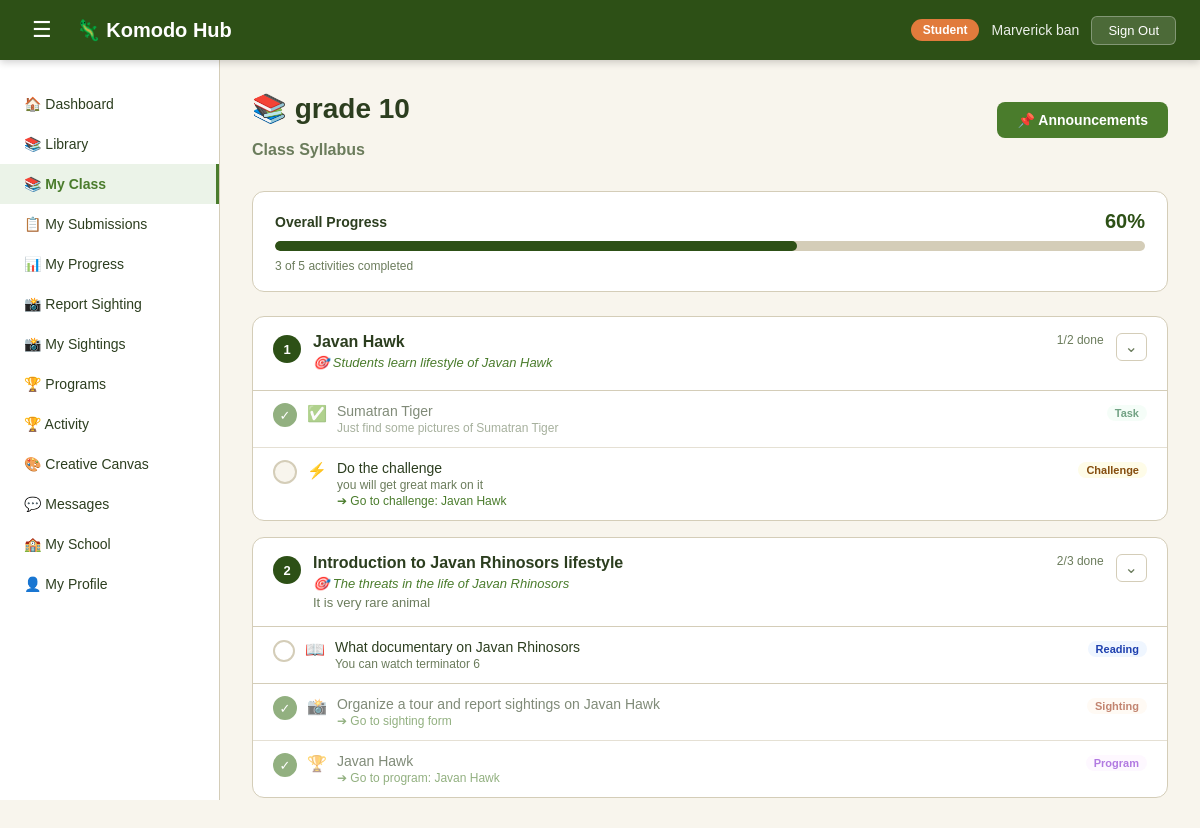
Screenshot of /my-syllabus/1 (signed in) with the database file from the repository.
### tables this page shows
CREATE TABLE user(
    user_id INTEGER PRIMARY KEY AUTOINCREMENT,
    fullname TEXT NOT NULL,
    email TEXT NOT NULL,
    role TEXT,
    password TEXT NOT NULL,
    organization_id INTEGER, avatar TEXT, phone TEXT, location TEXT, created_at TIMESTAMP DEFAULT '2025-01-01', status TEXT DEFAULT 'active', points INTEGER DEFAULT 0,
    FOREIGN KEY (organization_id) REFERENCES organization(organization_id)
);

CREATE TABLE class (
    class_id INTEGER PRIMARY KEY AUTOINCREMENT,
    name TEXT NOT NULL,
    subject TEXT,
    organization_id INTEGER NOT NULL,
    teacher_id INTEGER,
    created_at TIMESTAMP DEFAULT CURRENT_TIMESTAMP,
    FOREIGN KEY (organization_id) REFERENCES organization(organization_id),
    FOREIGN KEY (teacher_id) REFERENCES user(user_id)
);

CREATE TABLE syllabus_topic (
    topic_id       INTEGER PRIMARY KEY AUTOINCREMENT,
    class_id       INTEGER NOT NULL,
    title          TEXT    NOT NULL,
    description    TEXT,
    learning_objective TEXT,
    order_index    INTEGER NOT NULL DEFAULT 0,
    created_at     DATETIME DEFAULT CURRENT_TIMESTAMP,
    FOREIGN KEY (class_id) REFERENCES class(class_id) ON DELETE CASCADE
);

CREATE TABLE syllabus_activity (
    activity_id    INTEGER PRIMARY KEY AUTOINCREMENT,
    topic_id       INTEGER NOT NULL,
    title          TEXT    NOT NULL,
    description    TEXT,
    activity_type  TEXT    NOT NULL DEFAULT 'task',
                           -- 'task' | 'program' | 'challenge' | 'sighting' | 'reading'
    linked_program_id   INTEGER DEFAULT NULL,
    linked_challenge_id INTEGER DEFAULT NULL,
    order_index    INTEGER NOT NULL DEFAULT 0,
    created_at     DATETIME DEFAULT CURRENT_TIMESTAMP, linked_species_id INTEGER REFERENCES species(species_id),
    FOREIGN KEY (topic_id)              REFERENCES syllabus_topic(topic_id)  ON DELETE CASCADE,
    FOREIGN KEY (linked_program_id)     REFERENCES program(program_id)       ON DELETE SET NULL,
    FOREIGN KEY (linked_challenge_id)   REFERENCES challenge(challenge_id)   ON DELETE SET NULL
);

CREATE TABLE challenge (
    challenge_id INTEGER PRIMARY KEY AUTOINCREMENT,
    title TEXT NOT NULL,
    description TEXT NOT NULL,
    points INTEGER NOT NULL DEFAULT 10,
    duration_days INTEGER NOT NULL DEFAULT 7,
    deadline TIMESTAMP NOT NULL,
    species_focus TEXT,
    created_by INTEGER NOT NULL,
    organization_id INTEGER NOT NULL,
    created_at TIMESTAMP DEFAULT CURRENT_TIMESTAMP,
    FOREIGN KEY (created_by) REFERENCES user(user_id),
    FOREIGN KEY (organization_id) REFERENCES organization(organization_id)
);

CREATE TABLE program (
    program_id INTEGER PRIMARY KEY AUTOINCREMENT,
    title TEXT NOT NULL,
    description TEXT NOT NULL,
    species_focus TEXT,
    duration TEXT,
    created_at TIMESTAMP DEFAULT CURRENT_TIMESTAMP,
    created_by INTEGER NOT NULL,
    organization_id INTEGER NOT NULL,
    FOREIGN KEY (created_by) REFERENCES user(user_id),
    FOREIGN KEY (organization_id) REFERENCES organization(organization_id)
);

### app.py (the view)
@app.route('/my-syllabus/<int:class_id>')
def student_syllabus(class_id):
    if 'user_id' not in session:
        return redirect(url_for('login_get'))
    if session['role'] != 'student':
        return abort(403)
    enrolled = db.fetch_one(
        'SELECT * FROM class_enrollment WHERE class_id = ? AND student_id = ?',
        (class_id, session['user_id'])
    )
    if not enrolled:
        return abort(403)
    cls  = db.fetch_one('SELECT * FROM class WHERE class_id = ?', (class_id,))
    user = db.fetch_one('SELECT * FROM user WHERE user_id = ?', (session['user_id'],))
    topics = db.fetch_query(
        'SELECT * FROM syllabus_topic WHERE class_id = ? ORDER BY order_index ASC, created_at ASC',
        (class_id,)
    )
    topics_with_activities = []
    total_activities = 0
    total_completed  = 0
    for t in topics:
        activities = db.fetch_query('''
            SELECT sa.*,
                   p.title  AS program_title,
                   c.title  AS challenge_title,
                   CASE WHEN sac.completion_id IS NOT NULL THEN 1 ELSE 0 END AS is_completed
            FROM syllabus_activity sa
            LEFT JOIN program   p   ON sa.linked_program_id   = p.program_id
            LEFT JOIN challenge c   ON sa.linked_challenge_id = c.challenge_id
            LEFT JOIN syllabus_activity_completion sac
                   ON sac.activity_id = sa.activity_id AND sac.student_id = ?
            WHERE sa.topic_id = ?
            ORDER BY sa.order_index ASC, sa.created_at ASC
        ''', (session['user_id'], t['topic_id']))
        acts = [dict(a) for a in activities]
        topic_completed = sum(1 for a in acts if a['is_completed'])
        total_activities += len(acts)
        total_completed  += topic_completed
        topics_with_activities.append({
            **dict(t),
            'activities': acts,
            'topic_completed': topic_completed,
            'topic_total': len(acts)
        })
    overall_pct = round((total_completed / total_activities * 100) if total_activities else 0)
    return render_template('shared/student-syllabus.html',
        user=user,
        cls=dict(cls),
        topics=topics_with_activities,
        total_activities=total_activities,
        total_completed=total_completed,
        overall_pct=overall_pct,
    )

### app.py (called while the page is built)
@app.context_processor
def inject_enrolled_class():
    if session.get('role') == 'student' and session.get('user_id'):
        enrolled_class = db.fetch_one(
            'SELECT class_id FROM class_enrollment WHERE student_id = ? LIMIT 1',
            (session['user_id'],)
        )
        return {'enrolled_class': enrolled_class}
    return {'enrolled_class': None}

### database.py (called while the page is built)
def fetch_query(sql, params=()):
    with sqlite3.connect('Komodo_DB.db') as con:
        con.row_factory = sqlite3.Row
        cur = con.cursor()
        cur.execute(sql, params)
        rows = cur.fetchall()
        return rows

def fetch_one(sql, params=()):
    with sqlite3.connect('Komodo_DB.db') as con:
        con.row_factory = sqlite3.Row
        cur = con.cursor()
        cur.execute(sql, params)
        row = cur.fetchone()
        return row

### templates/shared/student-syllabus.html (shortened to what this page needs)
<!DOCTYPE html>
<html lang="en">
<head>
    <link rel="stylesheet" href="{{ url_for('static', filename='css/style.css') }}">
    <link rel="stylesheet" href="{{ url_for('static', filename='css/dashboard.css') }}">
    <link rel="stylesheet" href="{{ url_for('static', filename='css/tabs/syllabus.css') }}">
</head>
<body class="dashboard-body">
    {% include 'shared/navbar.html' %}
    <div class="dash-layout">
        {% include 'shared/sidebar.html' %}
        <main class="dash-main">
            <div class="page-header">
                <div class="page-header-left">
                    <h1>&#128218; {{ cls['name'] }}</h1>
                    <h2 class="syllabus-subtitle">Class Syllabus</h2>
                </div>
                <a href="/my-notes/{{ cls['class_id'] }}" class="btn-view-notes">📌 Announcements</a>
            </div>
            <div class="student-progress-bar-wrap">
                <div class="student-progress-header">
                    <span class="progress-label">Overall Progress</span>
                    <span class="progress-pct">{{ overall_pct }}%</span>
                </div>
                <div class="progress-track">
                    <div class="progress-fill" style="width: {{ overall_pct }}%"></div>
                </div>
                <p class="progress-sub">{{ total_completed }} of {{ total_activities }} activit{% if total_activities != 1 %}ies{% else %}y{% endif %} completed</p>
            </div>
            <div class="topics-list">
                {% for topic in topics %}
                <div class="topic-card">
                    <div class="topic-header">
                        <div class="topic-number">{{ loop.index }}</div>
                        <div class="topic-info">
                            <h3 class="topic-title">{{ topic['title'] }}</h3>
                            {% if topic['learning_objective'] %}
                            <p class="topic-objective">&#127919; {{ topic['learning_objective'] }}</p>
                            {% endif %}
                            {% if topic['description'] %}
                            <p class="topic-desc">{{ topic['description'] }}</p>
                            {% endif %}
                        </div>
                        <div class="topic-meta">
                            <span class="activity-count">
                                {{ topic['topic_completed'] }}/{{ topic['topic_total'] }} done
                            </span>
                        </div>
                        <button class="btn-icon btn-toggle-topic" onclick="toggleTopic(this)">&#8964;</button>
                    </div>
                    <div class="activities-list">
                        {% for act in topic['activities'] %}
                        <div class="activity-row student-activity-row {% if act['is_completed'] %}activity-done{% endif %}"
                             id="act-row-{{ act['activity_id'] }}">
                            {% if act['activity_type'] == 'reading' %}
                            <button class="activity-check {% if act['is_completed'] %}checked{% endif %}"
                                    onclick="toggleActivityComplete({{ act['activity_id'] }}, this)"
                                    title="Mark complete">
                            </button>
                            {% else %}
                            <div class="activity-check-placeholder {% if act['is_completed'] %}checked{% endif %}">
                                {% if act['is_completed'] %}&#10003;{% endif %}
                            </div>
                            {% endif %}
                            <span class="activity-type-icon activity-type-{{ act['activity_type'] }}">
                                {% if act['activity_type'] == 'program' %}&#127942;
                                {% elif act['activity_type'] == 'challenge' %}&#9889;
                                {% elif act['activity_type'] == 'sighting' %}&#128248;
                                {% elif act['activity_type'] == 'reading' %}&#128214;
                                {% else %}&#9989;{% endif %}
                            </span>
                            <div class="activity-info">
                                <span class="activity-title">
                                    {{ act['title'] }}
                                </span>
                                {% if act['description'] %}
                                <span class="activity-desc">{{ act['description'] }}</span>
                                {% endif %}
                                {% if act['linked_program_id'] and act['program_title'] %}
                                <a href="/programs#program-{{ act['linked_program_id'] }}" class="activity-link">
                                    &#10132; Go to program: {{ act['program_title'] }}
                                </a>
                                {% elif act['linked_challenge_id'] and act['challenge_title'] %}
                                <a href="/activities#challenge-card-{{ act['linked_challenge_id'] }}" class="activity-link">
                                    &#10132; Go to challenge: {{ act['challenge_title'] }}
                                </a>
                                {% elif act['activity_type'] == 'sighting' %}
                                <a href="/report-sighting" class="activity-link">&#10132; Go to sighting form</a>
                                {% endif %}
                            </div>
                            <span class="activity-type-badge type-{{ act['activity_type'] }}">
                                {{ act['activity_type'].title() }}
                            </span>
                        </div>
                        {% endfor %}
                    </div>
                </div>
                {% endfor %}
            </div>
        </main>
    </div>
</body>
</html>

### templates/shared/navbar.html
    <nav class="dash-nav">
        <div class="dash-nav-left">
            <button class="sidebar-toggle" onclick="toggleSidebar()">&#9776;</button>
            <a href="/dashboard/{{ user['role'] }}" class="dash-logo">&#129422; Komodo Hub</a>
        </div>
        <div class="dash-nav-right">
            <span class="nav-role-badge">{{ user['role'].replace('-', ' ').title() }}</span>
            <span class="nav-username">{{ user['fullname'] }}</span>
            <button class="btn-signout" onclick="signOut()">Sign Out</button>
        </div>
    </nav>

### static/css/style.css (style rules this page uses)
* { margin: 0; padding: 0; box-sizing: border-box; }
:root { --primary-green: #2D5016; --secondary-green: #4A7C2C; --accent-orange: #E17B3C; --light-bg: #F8F5ED; --white: #FFFFFF; --text-dark: #2C3E1F; --text-muted: #6B7C5C; --border-color: #D4CDB8; }
body { font-family: Arial, sans-serif; background-color: var(--light-bg); min-height: 100vh; display: flex; align-items: center; justify-content: center; padding: 20px; }

### static/css/dashboard.css (style rules this page uses)
.dashboard-body { display: block; padding: 0; background-color: var(--light-bg); min-height: 100vh; }
.dash-nav { background-color: var(--primary-green); color: var(--white); padding: 0 24px; height: 60px; display: flex; align-items: center; justify-content: space-between; position: sticky; top: 0; z-index: 100; box-shadow: 0 2px 8px rgba(0,0,0,0.2); }
.dash-nav-left { display: flex; align-items: center; gap: 16px; }
.dash-logo { color: var(--white); text-decoration: none; font-size: 20px; font-weight: bold; }
.sidebar-toggle { background: none; border: none; color: var(--white); font-size: 22px; cursor: pointer; padding: 4px 8px; border-radius: 4px; }
.dash-nav-right { display: flex; align-items: center; gap: 12px; }
.nav-role-badge { background-color: var(--accent-orange); color: var(--white); padding: 4px 12px; border-radius: 20px; font-size: 12px; font-weight: bold; }
.nav-username { font-size: 14px; color: rgba(255,255,255,0.9); }
.btn-signout { background-color: rgba(255,255,255,0.15); color: var(--white); border: 1px solid rgba(255,255,255,0.3); padding: 6px 16px; border-radius: 6px; font-size: 13px; cursor: pointer; }
.dash-layout { display: flex; min-height: calc(100vh - 60px); }
.dash-main { flex: 1; padding: 32px; overflow-y: auto; }

### rows the page displays
user: role.replace "Student", fullname "Marverick ban"
class: name "grade 10"
syllabus_topic: title "Javan Hawk", learning_objective "Students learn lifestyle of Javan Hawk", topic_completed "1", topic_total "2"
syllabus_activity: title "Sumatran Tiger", description "Just find some pictures of Sumatran Tiger", activity_type "Task"
syllabus_activity: title "Do the challenge", description "you will get great mark on it", challenge_title "Javan Hawk", activity_type "Challenge"
syllabus_topic: title "Introduction to Javan Rhinosors lifestyle", learning_objective "The threats in the life of Javan Rhinosors", description "It is very rare animal", topic_completed "2", topic_total "3"
syllabus_activity: title "What documentary on Javan Rhinosors", description "You can watch terminator 6", activity_type "Reading"
syllabus_activity: title "Organize a tour and report sightings on Javan Hawk", shows "➔ Go to sighting form", activity_type "Sighting"
syllabus_activity: title "Javan Hawk", program_title "Javan Hawk", activity_type "Program"

### other values shown
{{ overall_pct }} "60"
{{ total_completed }} "3"
{{ total_activities }} "5"
